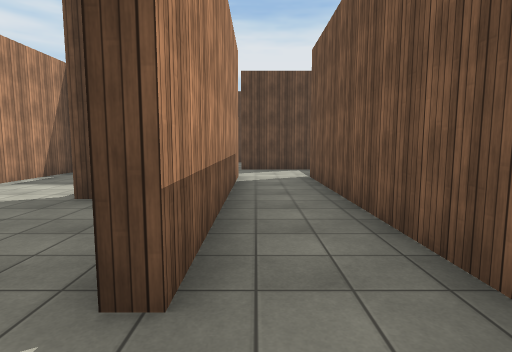
View 1 (above)

24 first-person views from a walk through a scene from a Unity 3-D project. The camera is 1.5 m above the floor, tilts 6° down and sees 80° across. The floor is counted in squares, 2 m on a side. Each view is taken from the middle of a square. On the plan, view 1 faces up. The plan holds only what a view shows up to about 10 squares ahead; the rest is blank. The place goes on beyond the plan. The player character is not drawn. Surface patterns are stand-ins for the level's own textures.

View 2
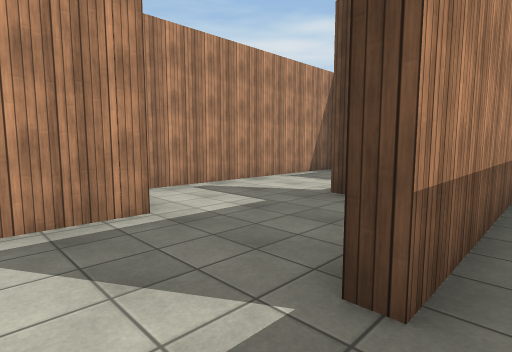

View 3
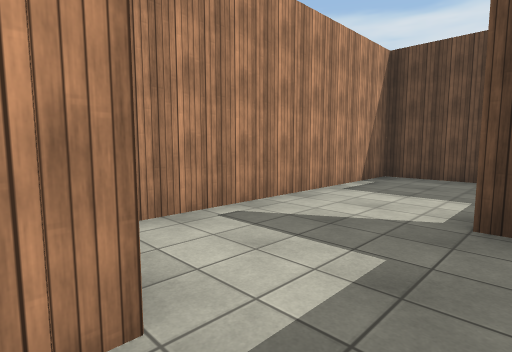

View 4
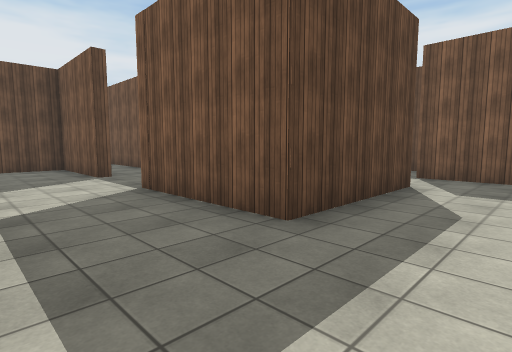

View 5
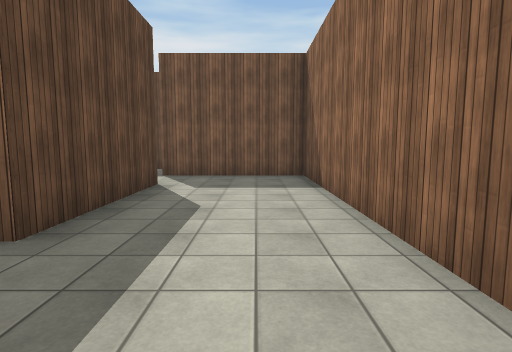

View 6
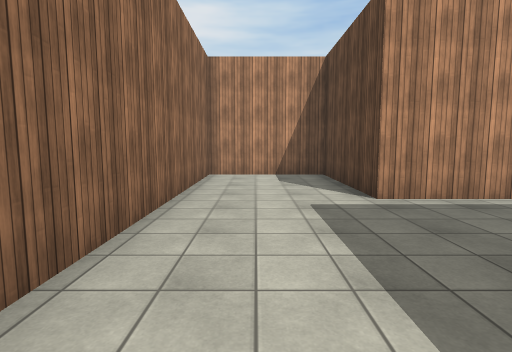

View 7
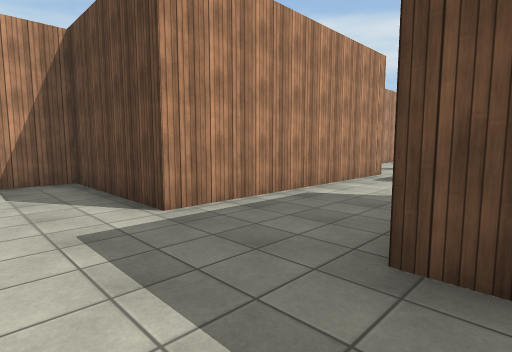

View 8
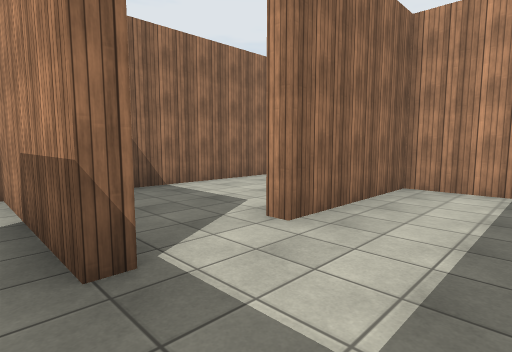

View 9
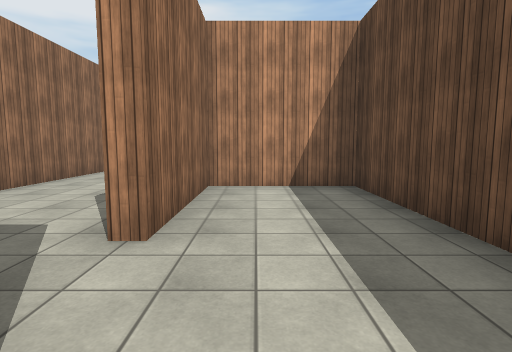

View 10
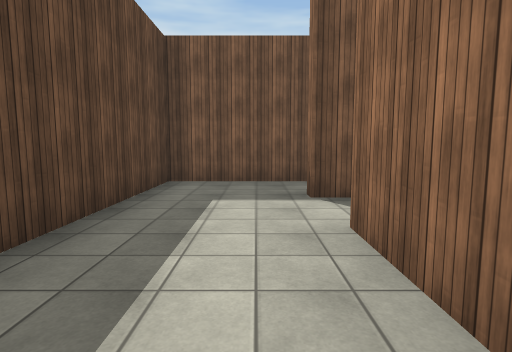

View 11
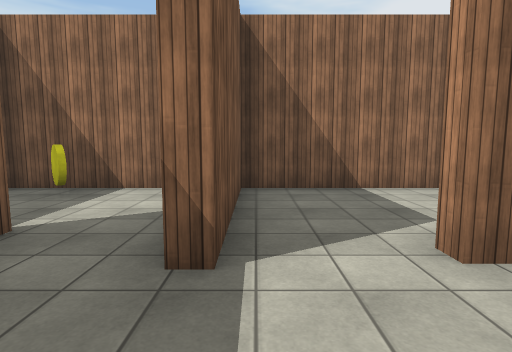

View 12
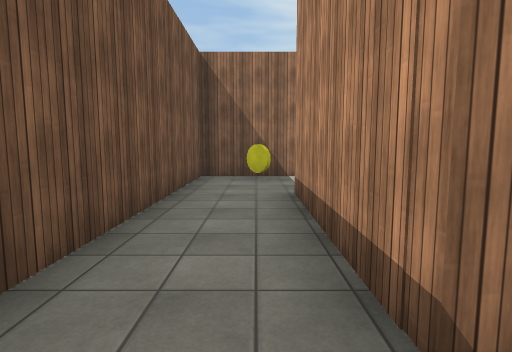

View 13
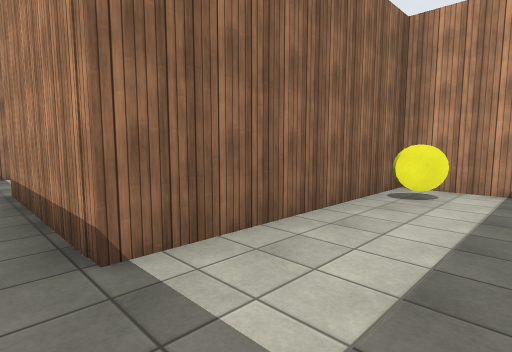

View 14
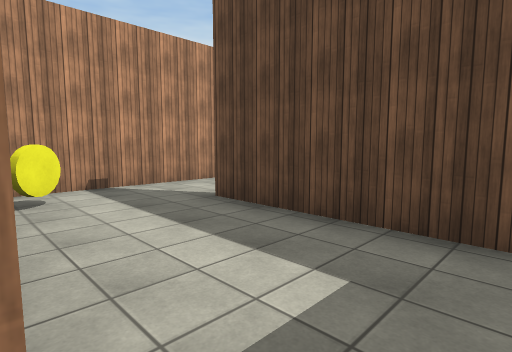

View 15
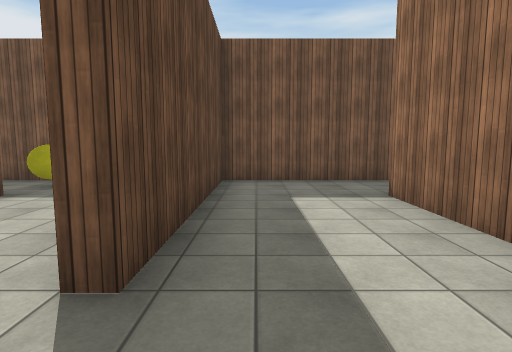

View 16
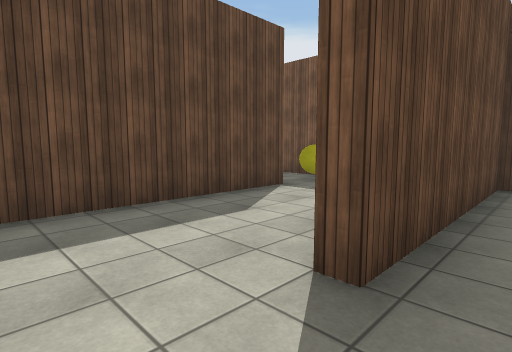

View 17
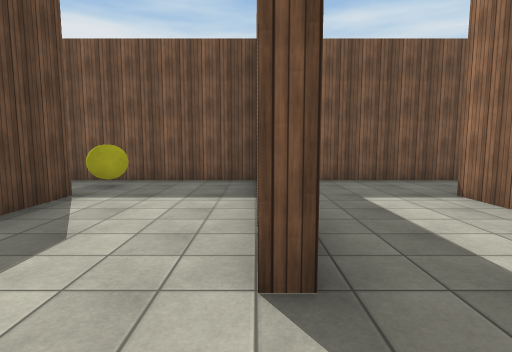

View 18
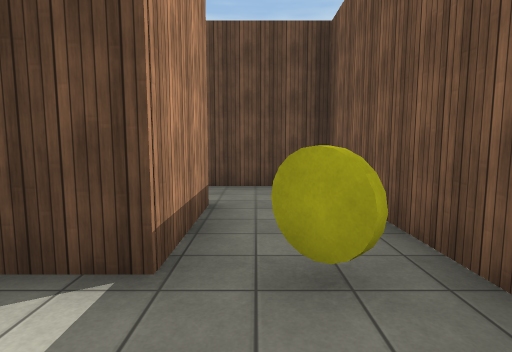

View 19
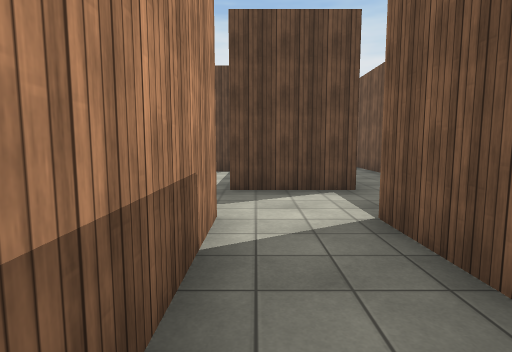

View 20
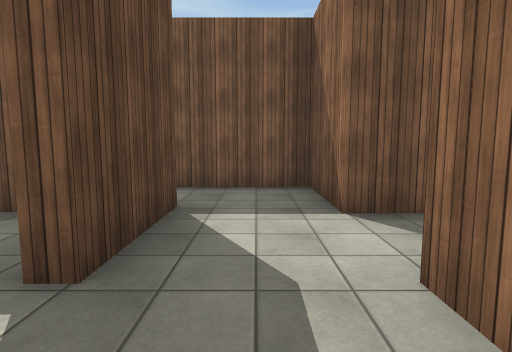

View 21
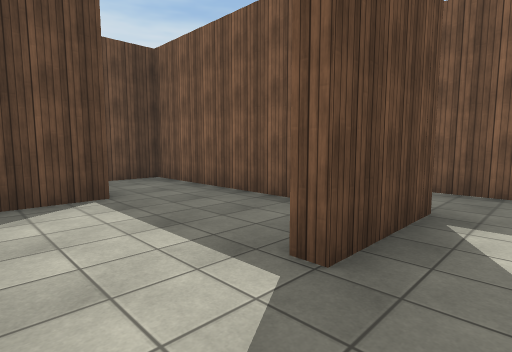

View 22
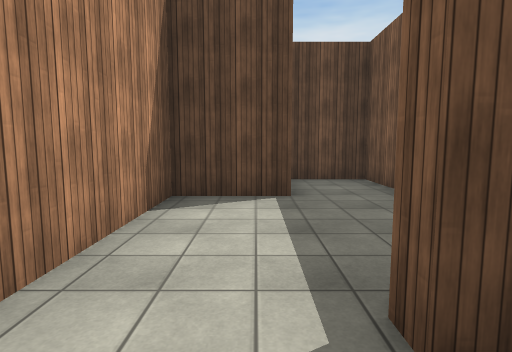

View 23
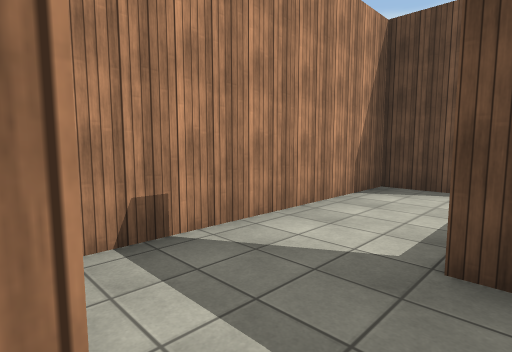

View 24
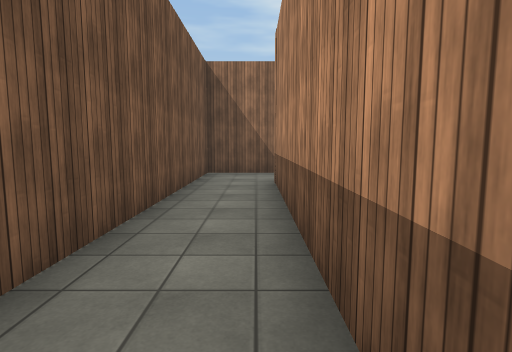

### Floor plan
Points are (right, up) in squares from view 1. A wall is a line through its corners. A room is listed if a view was taken in it or the views show most of it. See-through windows are left out.
Room 1 (views 1, 2, 19, 23)
walls: (1.2, 1.4) (1.2, 7.1); (-0.4, 7.1) (-0.4, 1.2); (0.6, 9) (-0.4, 9)
ways out: opening at (-1, 0.5) to room 2; opening at (-1, 8) to room 7; opening at (1, 8) to room 8
Room 2 (views 3, 4, 5, 6, 7)
walls: (2.7, -3.9) (2.7, -4.2) (-0.7, -4.2) (-0.7, -0.9); (-3.1, 1.5) (-3.1, -4.3) (-6.5, -4.3) (-6.5, -7.1) (4.3, -7.1) (4.3, -3.9)
ways out: opening at (-1, 0.5) to room 1; opening at (3, -4) to room 4; opening at (-2, 1) to room 9
Room 3 (views 8, 9)
walls: (6.1, -3.4) (6.1, -1.2) (4.6, -1.2)
ways out: opening at (4, -2.5) to room 4; opening at (5, -4) to room 10
Room 4 (views 10, 11)
walls: (4.6, -1.2) (-0.4, -1.2) (-0.4, -3.9) (2.7, -3.9); (4.3, -3.9) (4.5, -3.9)
ways out: opening at (3, -4) to room 2; opening at (4, -2.5) to room 3
Room 5 (views 12, 13, 14, 15, 16, 17)
walls: (1.6, 3.2) (1.6, -0.9) (6.4, -0.9) (6.4, -4.6); (5.5, -7.1) (8.3, -7.1) (8.3, 1.7) (3.4, 1.7)
ways out: opening at (2.5, 2) to room 6; opening at (6, -5.5) to room 10
objects: yellow coin (3, 0)
Room 6 (view 18)
walls: (3.4, 2) (4.9, 2); (6.4, 6.8) (6.4, 4.7) (2.2, 4.7); (8.3, 1.9) (8.3, 6.4)
ways out: opening at (2.5, 2) to room 5; opening at (7, 5.5) to room 11
objects: yellow coin (7, 5)
Room 7 (views 20, 21, 22)
walls: (-0.4, 9) (-0.4, 9.4); (1.2, 10.6) (1.2, 14.5) (-0.2, 14.5); (-0.4, 12.4) (-2.2, 12.4) (-2.2, 7.5); (-1, 7.1) (-0.4, 7.1)
ways out: opening at (-1, 8) to room 1
Room 8 (view 24)
walls: (1.6, 14.6) (1.6, 9) (0.6, 9); (1.2, 7.1) (3.3, 7.1) (3.3, 14)
ways out: opening at (1, 8) to room 1
Room 9 (no view inside)
walls: (-0.7, 1.2) (-0.7, 4.1) (-2.5, 4.1); (-3, 8.1) (-4.9, 8.1) (-4.9, 2.2)
ways out: opening at (-2, 1) to room 2
Room 10 (no view inside)
walls: (6.1, -4.6) (6.1, -3.4); (4.5, -3.9) (4.5, -7.1) (5.5, -7.1)
ways out: opening at (5, -4) to room 3; opening at (6, -5.5) to room 5
Room 11 (no view inside)
walls: (8.3, 6.4) (8.3, 8.4) (6.1, 8.4)
ways out: opening at (7, 5.5) to room 6; opening at (6, 7)

Positions as (right, up) in squares from view 1, and headings:
1: (0, 0), facing up
2: (0, 0), facing up-left
3: (-2, 1), facing up-left
4: (-3, -6), facing up-right
5: (-3, -6), facing right
6: (1, -6), facing left
7: (0, -6), facing up-left
8: (5, -2), facing down-left
9: (5, -3), facing left
10: (0, -3), facing right
11: (4, -2), facing down
12: (7, 0), facing down
13: (7, 1), facing down-left
14: (7, -1), facing up-left
15: (2, 1), facing right
16: (2, 1), facing up-right
17: (2, 2), facing right
18: (7, 3), facing up
19: (0, 4), facing up
20: (-2, 8), facing right
21: (-2, 8), facing up-right
22: (-1, 8), facing up
23: (0, 7), facing up-left
24: (2, 15), facing down
